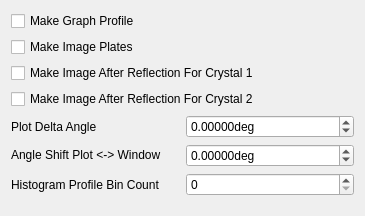
           <widget class="QWidget" name="scrollAreaWidgetContents_4">
            <property name="geometry">
             <rect>
              <x>0</x>
              <y>0</y>
              <width>365</width>
              <height>216</height>
             </rect>
            </property>
            <layout class="QVBoxLayout" name="verticalLayout_9">
             <item>
              <widget class="QCheckBox" name="make_img_plates_5">
               <property name="text">
                <string>Make Graph Profile</string>
               </property>
              </widget>
             </item>
             <item>
              <widget class="QCheckBox" name="make_img_plates">
               <property name="text">
                <string>Make Image Plates</string>
               </property>
              </widget>
             </item>
             <item>
              <widget class="QCheckBox" name="make_img_plates_3">
               <property name="text">
                <string>Make Image After Reflection For Crystal 1</string>
               </property>
              </widget>
             </item>
             <item>
              <widget class="QCheckBox" name="make_img_plates_4">
               <property name="text">
                <string>Make Image After Reflection For Crystal 2</string>
               </property>
              </widget>
             </item>
             <item>
              <layout class="QHBoxLayout" name="horizontalLayout_46">
               <item>
                <widget class="QLabel" name="sg_label_42">
                 <property name="text">
                  <string>Plot Delta Angle</string>
                 </property>
                </widget>
               </item>
               <item>
                <widget class="QDoubleSpinBox" name="src_aprt_40">
                 <property name="suffix">
                  <string>deg</string>
                 </property>
                 <property name="decimals">
                  <number>5</number>
                 </property>
                 <property name="minimum">
                  <double>-9999.000000000000000</double>
                 </property>
                 <property name="maximum">
                  <double>9999.000000000000000</double>
                 </property>
                </widget>
               </item>
              </layout>
             </item>
             <item>
              <layout class="QHBoxLayout" name="horizontalLayout_47">
               <item>
                <widget class="QLabel" name="sg_label_43">
                 <property name="text">
                  <string>Angle Shift Plot &lt;-&gt; Window</string>
                 </property>
                </widget>
               </item>
               <item>
                <widget class="QDoubleSpinBox" name="src_aprt_41">
                 <property name="suffix">
                  <string>deg</string>
                 </property>
                 <property name="decimals">
                  <number>5</number>
                 </property>
                 <property name="minimum">
                  <double>-9999.000000000000000</double>
                 </property>
                 <property name="maximum">
                  <double>9999.000000000000000</double>
                 </property>
                </widget>
               </item>
              </layout>
             </item>
             <item>
              <layout class="QHBoxLayout" name="horizontalLayout_48">
               <item>
                <widget class="QLabel" name="sg_label_44">
                 <property name="text">
                  <string>Histogram Profile Bin Count</string>
                 </property>
                </widget>
               </item>
               <item>
                <widget class="QSpinBox" name="spinBox">
                 <property name="maximum">
                  <number>1000000</number>
                 </property>
                </widget>
               </item>
              </layout>
             </item>
             <item>
              <spacer name="verticalSpacer_5">
               <property name="orientation">
                <enum>Qt::Vertical</enum>
               </property>
               <property name="sizeHint" stdset="0">
                <size>
                 <width>20</width>
                 <height>40</height>
                </size>
               </property>
              </spacer>
             </item>
            </layout>
           </widget>
